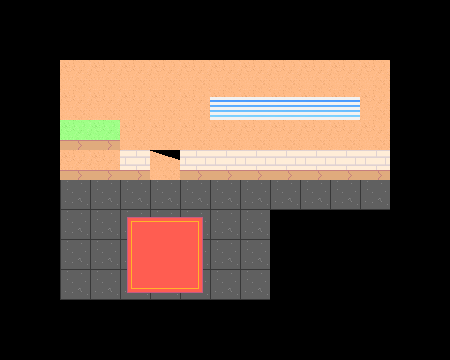

Rendered tile map (Tiled .tmx) drawn with the repository's tilesets; below, a short description and the full map source, tile grids included:
An orthogonal 15x12 tile map with 30x30 px tiles, 3 tile layers (Camada de Tiles 1, Camada de Tiles 2, Camada de Tiles 3), 6 tilesets and 2 objects (5, 0).

<map version="1.2" tiledversion="1.3.0" orientation="orthogonal" renderorder="left-up" compressionlevel="0" width="15" height="12" tilewidth="30" tileheight="30" infinite="0" nextlayerid="12" nextobjectid="30">
 <properties>
  <property name="ENEMIES" value="madladcat-peacockpigeon-" />
  <property name="SIGNAL" type="int" value="3" />
 </properties>
 <tileset firstgid="1" source="../Tiles/Files/nature.tsx" />
 <tileset firstgid="26" source="../Tiles/Files/streets.tsx" />
 <tileset firstgid="91" name="buildings" tilewidth="30" tileheight="30" tilecount="25" columns="5">
  <image source="../Tiles/buildings.png" width="150" height="150" />
  <tile id="0">
   <properties>
    <property name="TYPE" value="wall" />
   </properties>
  </tile>
  <tile id="1">
   <properties>
    <property name="TYPE" value="wall" />
   </properties>
  </tile>
  <tile id="2">
   <properties>
    <property name="TYPE" value="wall" />
   </properties>
  </tile>
  <tile id="3">
   <properties>
    <property name="TYPE" value="wall" />
   </properties>
  </tile>
  <tile id="5">
   <properties>
    <property name="TYPE" value="wall" />
   </properties>
  </tile>
  <tile id="6">
   <properties>
    <property name="TYPE" value="wall" />
   </properties>
  </tile>
  <tile id="7">
   <properties>
    <property name="TYPE" value="wall" />
   </properties>
  </tile>
  <tile id="8">
   <properties>
    <property name="TYPE" value="wall" />
   </properties>
  </tile>
  <tile id="9">
   <properties>
    <property name="TYPE" value="wall" />
   </properties>
  </tile>
  <tile id="15">
   <properties>
    <property name="TYPE" value="wall" />
   </properties>
  </tile>
  <tile id="16">
   <properties>
    <property name="TYPE" value="wall" />
   </properties>
  </tile>
  <tile id="20">
   <properties>
    <property name="TYPE" value="wall" />
   </properties>
  </tile>
  <tile id="21">
   <properties>
    <property name="TYPE" value="wall" />
   </properties>
  </tile>
 </tileset>
 <tileset firstgid="116" source="../Tiles/Files/shop.tsx" />
 <tileset firstgid="172" source="../Tiles/Files/interior.tsx" />
 <tileset firstgid="244" source="../Tiles/Files/carpets.tsx" />
 <layer id="1" name="Camada de Tiles 1" width="15" height="12">
  <data encoding="csv">
0,0,0,0,0,0,0,0,0,0,0,0,0,0,0,
0,0,0,0,0,0,0,0,0,0,0,0,0,0,0,
0,0,193,193,193,193,193,193,193,193,193,193,193,0,0,
0,0,193,193,193,193,193,193,193,193,193,193,193,0,0,
0,0,193,193,193,193,193,193,193,193,193,193,193,0,0,
0,0,193,193,193,193,193,193,193,193,193,193,193,0,0,
0,0,215,215,215,215,215,215,215,215,215,215,215,0,0,
0,0,215,215,215,215,215,215,215,0,0,223,0,0,0,
0,0,215,215,215,215,215,215,215,0,0,0,0,0,0,
0,0,215,215,215,215,215,215,215,0,0,0,0,0,0,
0,0,0,0,0,223,0,0,0,0,0,0,0,0,0,
0,0,0,0,0,0,0,0,0,0,0,0,0,0,0
</data>
 </layer>
 <layer id="3" name="Camada de Tiles 2" width="15" height="12">
  <data encoding="csv">
0,0,0,0,0,0,0,0,0,0,0,0,0,0,0,
0,0,0,0,0,0,0,0,0,0,0,0,0,0,0,
0,0,0,0,0,0,0,0,0,0,0,0,0,0,0,
0,0,0,0,0,184,0,190,190,190,190,190,0,0,0,
0,0,201,201,0,0,0,0,0,0,0,0,0,0,0,
0,0,209,209,207,228,207,207,207,207,207,207,207,0,0,
0,0,217,217,0,236,0,0,0,0,0,0,0,0,0,
0,0,0,0,244,245,246,0,0,0,0,0,0,0,0,
0,0,0,0,254,255,256,0,0,0,0,0,0,0,0,
0,0,0,0,264,265,266,0,0,0,0,0,0,0,0,
0,0,0,0,0,0,0,0,0,0,0,0,0,0,0,
0,0,0,0,0,0,0,0,0,0,0,0,0,0,0
</data>
 </layer>
 <layer id="5" name="Camada de Tiles 3" width="15" height="12">
  <data encoding="csv">
0,0,0,0,0,0,0,0,0,0,0,0,0,0,0,
0,0,0,0,0,0,0,0,0,0,0,0,0,0,0,
0,0,0,0,0,0,0,0,0,0,0,0,0,0,0,
0,0,0,0,0,0,0,0,0,0,0,0,0,0,0,
0,0,0,0,0,0,0,0,0,0,0,0,0,0,0,
0,0,0,0,0,0,0,0,0,0,0,0,0,0,0,
0,0,0,0,0,0,0,0,0,0,0,0,0,0,0,
0,0,0,0,0,0,0,0,0,0,0,0,0,0,0,
0,0,0,0,0,0,0,0,0,0,0,0,0,0,0,
0,0,0,0,0,0,0,0,0,0,0,0,0,0,0,
0,0,0,0,0,0,0,0,0,0,0,0,0,0,0,
0,0,0,0,0,0,0,0,0,0,0,0,0,0,0
</data>
 </layer>
 <objectgroup id="11" name="SIGNS" />
 <objectgroup id="10" name="PORTAL" />
 <objectgroup id="9" name="VEHICLES" />
 <objectgroup id="7" name="NPC">
  <object id="28" name="npc_0" type="5" x="64.0003" y="180.666" width="22.6667" height="30.6667">
   <properties>
    <property name="INDEX" value="1" />
    <property name="WHO" value="0" />
   </properties>
  </object>
  <object id="29" name="npc_1" type="0" x="149" y="179" width="32" height="15">
   <properties>
    <property name="INDEX" value="0" />
    <property name="WHO" value="SIDNEY NIGHTSTAND" />
   </properties>
  </object>
 </objectgroup>
</map>
